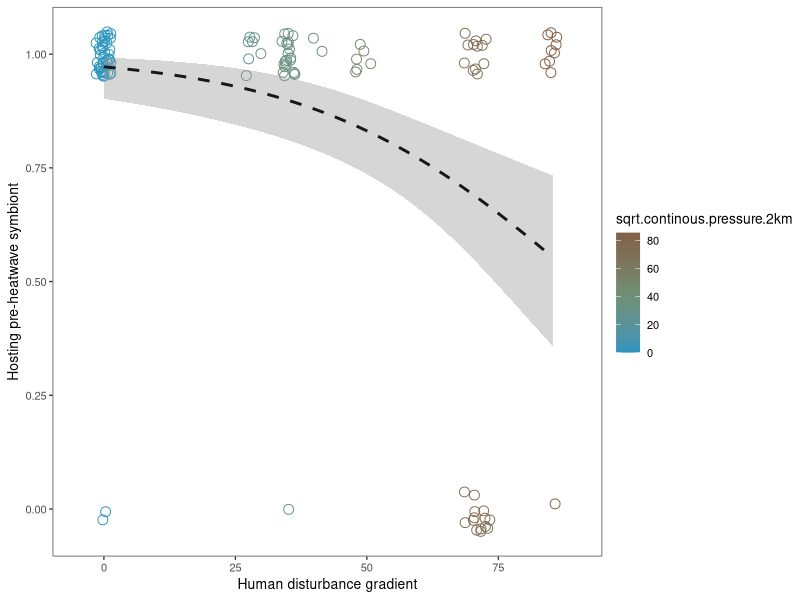
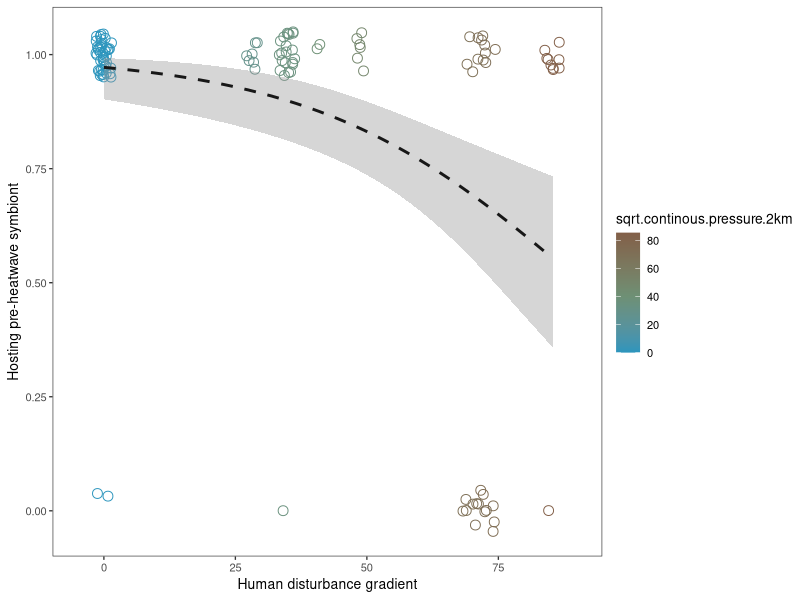

The R source for these figures, in order:
#####################################################################
# Last updated 2025-05-25 - Alexander Van Nynatten
# Tests the recovery of pre-heatwave lineages across disturbance gradient 
#####################################################################

#####################################################################
# Loads files and the libraries for analysis
#####################################################################

library(tidyverse)

# Tidied symportal output
symportal_df <- read_csv('data/01_symportal_results_df.csv')
profile_groups <- read_csv('data/04_symbiont_lineages.csv')

#####################################################################
# Classifies pre-heatwave profiles
#####################################################################

# List of pre-heatwave symbiont profiles in Pocillopora
pre_heatwave_profiles <- profile_groups %>%
  filter(Profile_cols == '#054a8d')

#####################################################################
# Calculates the probability of a colony hosting pre-heatwave symbiont by yr
#####################################################################

# New dataframe classifying each sample as hosting pre-heatwave profile (1) or not (0)
symbiont_recovery_df <- symportal_df %>%
  filter(Count_freq > 0.1) %>%
  filter(host_genus == 'Pocillopora') %>% # only Pocillopora
  mutate(sqrt.continous.pressure.2km = sqrt(continous.pressure.2km)) %>%
  mutate(Profile_type_binary = ifelse(Profile %in% pre_heatwave_profiles$Profile, 1, 0)) %>%
  group_by(sample_name, expedition, host_genus, coral_tag, sqrt.continous.pressure.2km) %>%
  reframe(Profile_type_binary = max(Profile_type_binary)) %>%
  filter(expedition %in% c('2023b'))
  
#####################################################################
# Plots the logistic binomial regression
#####################################################################

# Plots binomial regression of probability of hosting pre-heatwave profiles by disturbance
ggplot(data = symbiont_recovery_df,
       aes(sqrt.continous.pressure.2km, Profile_type_binary, colour = sqrt.continous.pressure.2km)) +
  geom_jitter(shape = 21, width = 1.5, height = 0.05, size = 3) +
  geom_smooth(method = "glm", method.args = list(family = "binomial"), se = TRUE, 
              colour = 'grey9', linetype = 2) +
  ylab("Hosting pre-heatwave symbiont") + 
  xlab("Human disturbance gradient") + 
  theme_test(base_size = 10) + 
  xlim(-5,90) +
  scale_colour_gradient2(low = "#0096C7", mid = '#6E9075', high = "#825F48", midpoint = 40, na.value = NA)
  
ggsave('figures_tables/Fig4a_disturbed_recovery.pdf', height = 85, width = 140, units = "mm")

# Statistical analysis using binomial distribution 
Disturbance_output <- glm(Profile_type_binary ~ sqrt.continous.pressure.2km, family = binomial(link = "logit"),
                          data = symbiont_recovery_df)

# Summary of statistical output
summary(Disturbance_output)

#####################################################################

